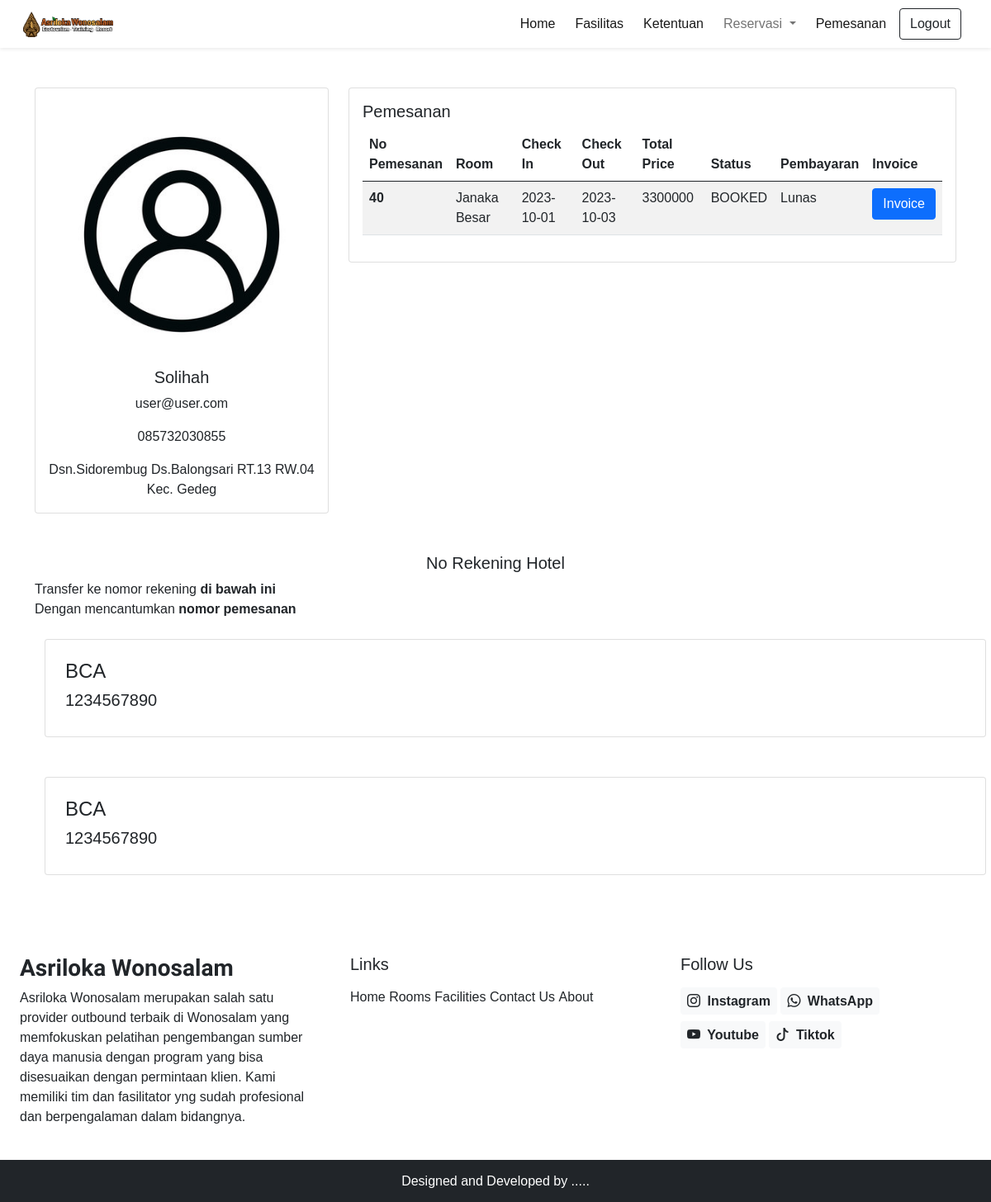
Before: /pemesanan.php (signed in) with the older database file.
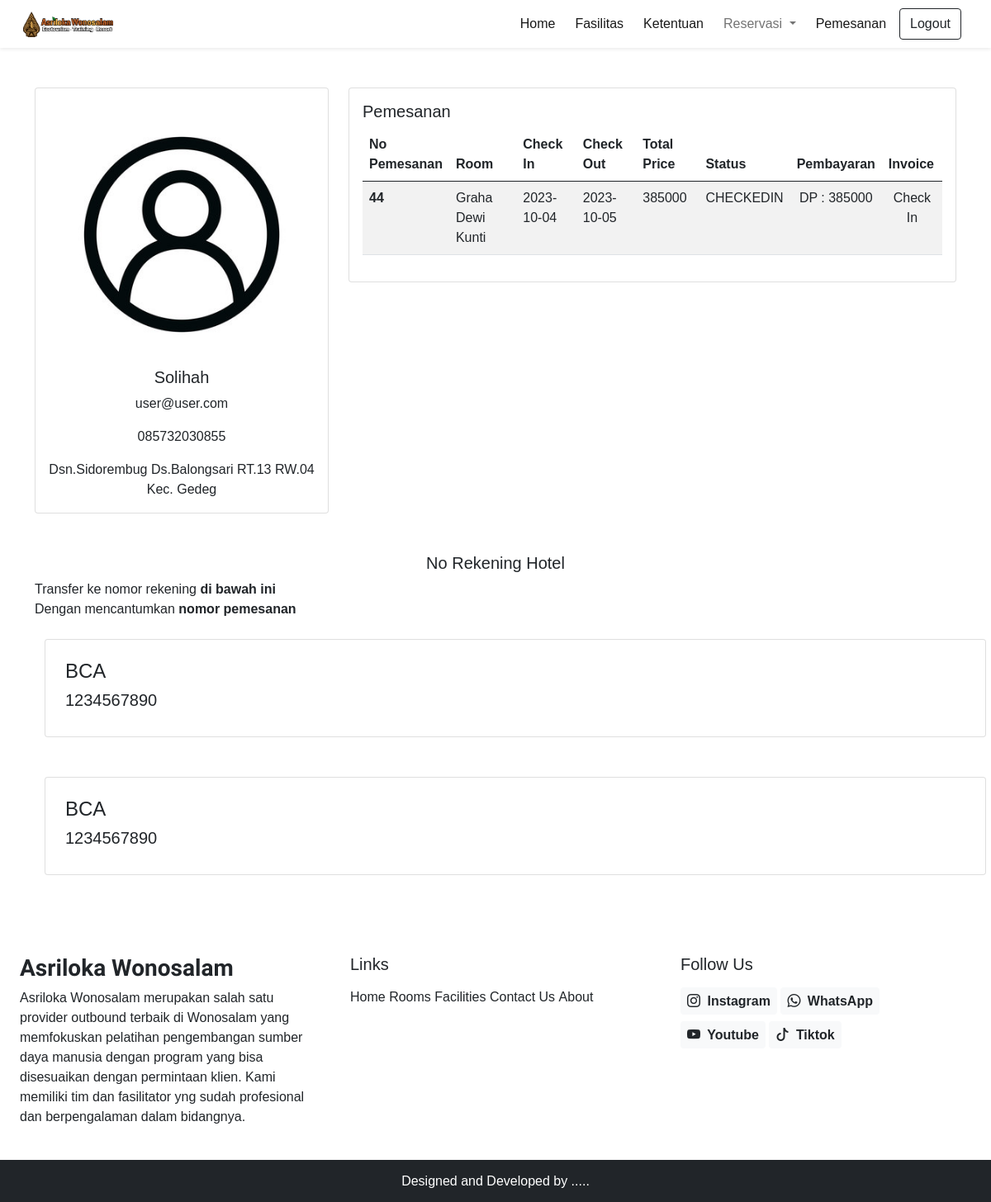
After: the same page with the newer database file.
### tables this page shows
CREATE TABLE `booking` (
  `id` int(11) NOT NULL,
  `userId` int(11) DEFAULT NULL,
  `checkIn` datetime(3) NOT NULL,
  `checkOut` datetime(3) NOT NULL,
  `roomId` int(11) DEFAULT NULL,
  `status` enum('BOOKED','PAYED','CHECKEDIN','CHECKEDOUT','CANCELLED') DEFAULT 'BOOKED',
  `totalPrice` int(50) NOT NULL,
  `bundlingId` int(11) DEFAULT NULL,
  `paymentMethod` enum('DP','FULL') DEFAULT NULL,
  `userPayed` int(50) DEFAULT NULL
);

### app/core/Database.php (called while the page is built, shortened)
<?php
class Database
{
    private $host = DB_HOST;
    private $db_name = DB_NAME;
    public function __construct()
    {
        $dsn = 'mysql:host=' . $this->host . ';dbname=' . $this->db_name;
        $option = [
            PDO::ATTR_PERSISTENT => true,
            PDO::ATTR_ERRMODE => PDO::ERRMODE_EXCEPTION
        ];
    }
}

### lib/db.php (called while the page is built, shortened)
<?php
function select($sql, $values, $datatypes)
{
    $conn = $GLOBALS['conn'];
    $auth['success'] = true;
    if ($auth['success']) {
        if ($stmt = mysqli_prepare($conn, $sql)) {
            mysqli_stmt_bind_param($stmt, $datatypes, ...$values);
            if (mysqli_stmt_execute($stmt)) {
                $res = mysqli_stmt_get_result($stmt);
                return $res;
            } else {
                mysqli_stmt_close($stmt);
                die("Query cannot be executed - Select");
            }
        } else {
            die("Query cannot be prepared - Select");
        }
    } else {
        die("Unauthorized User");
    }
}
?>

### pemesanan.php (the view, shortened to what this page needs)
<!DOCTYPE html>
<html lang="en">
<head>
    <?php require('./admin/inc/links.php'); ?>
</head>
<body>
    <?php require('./inc/header.php'); ?>
    <div class="container mt-5">
        <div class="row">
            <div class="col-md-4  mx-auto">
                <div class="card">
                    <div class="card-body text-center">
                        <?php
                        if (isset($_SESSION['data'])) {
                            if ($user['picture'] != null || $user['picture'] != '') {
                                echo "<img src='assets/images/user/$user[picture]' class='card-img-top' alt='...'>";
                            } else {
                                echo "<img src='assets/images/user/default.jpg' class='card-img-top' alt='...'>";
                            }
                            echo "<h5 class='card-title'>$user[name]</h5>";
                            echo "<p class='card-text'>$user[email]</p>";
                            echo "<p class='card-text'>$user[phone]</p>";
                            echo "<p class='card-text'>$user[address]</p>";
                        } else {
                            echo "<h5 class='text-center'>Silahkan login terlebih dahulu</h5>";
                        }
                        ?>
                    </div>
                </div>
            </div>
            <div class="col-md-8">
                <div class="card">
                    <div class="card-body">
                        <?php
                        if (isset($_SESSION['data'])) {
                            echo "<h5 class='card-title'>Pemesanan</h5>";
                            $sql = "SELECT * FROM booking WHERE userId = ?";
                            $res = select($sql, [$user['id']], 'i');
                            while ($row = mysqli_fetch_assoc($res)) {
                                $booking[] = $row;
                            }
                            foreach ($booking as $key => $value) {
                                if ($value['roomId'] == null) {
                                    $sql = "SELECT * FROM bundling WHERE id = ?";
                                    $res = select($sql, [$value['bundlingId']], 'i');
                                    while ($row = mysqli_fetch_assoc($res)) {
                                        $room[] = $row;
                                    }
                                } else {
                                    $sql = "SELECT * FROM room WHERE id = ?";
                                    $res = select($sql, [$value['roomId']], 'i');
                                    while ($row = mysqli_fetch_assoc($res)) {
                                        $room[] = $row;
                                    }
                                }
                            }
                            $html = "<table class='table table-striped'>";
                            $html .= "<thead>";
                            $html .= "<tr>";
                            $html .= "<th style='width: 10px;'>No Pemesanan</th>";
                            $html .= "<th scope='col'>Room</th>";
                            $html .= "<th scope='col'>Check In</th>";
                            $html .= "<th scope='col'>Check Out</th>";
                            $html .= "<th scope='col'>Total Price</th>";
                            $html .= "<th scope='col'>Status</th>";
                            $html .= "<th scope='col'>Pembayaran</th>";
                            $html .= "<th scope='col'>Invoice</th>";
                            $html .= "</tr>";
                            $html .= "</thead>";
                            $html .= "<tbody>";
                            foreach ($booking as $key => $value) {
                                $html .= "<tr>";
                                $html .= " <th scope='row'>$value[id]</th>";
                                $html .= "<td>";
                                foreach ($room as $k => $v) {
                                    if ($v['id'] == $value['roomId']) {
                                        $html .= "$v[name]";
                                        break;
                                    }
                                }
                                $html .= "<td>" . date('Y-m-d', strtotime($value['checkIn'])) . "</td>";
                                $html .= "<td>" . date('Y-m-d', strtotime($value['checkOut'])) . "</td>";
                                $html .= "<td>$value[totalPrice]</td>";
                                $html .= "<td>$value[status]</td>";
                                $html .= "<td>";
                                if ($value['paymentMethod'] == 'DP') {
                                    $html .= "<div class='text-center'>";
                                    $html .= "DP : $value[userPayed] <br>";
                                    $html .= "</div>";
                                } else {
                                    $html .= "<span>Lunas</span>";
                                }
                                if ($value['status'] == 'BOOKED' && $value['paymentMethod'] == 'DP') {
                                    $_SESSION['sukses'] = "Segera lakukan pembayaran untuk mengkonfirmasi pemesanan anda";
                                    $html .= "<td><div class='text-center'><div>";
                                    $html .= "Menunggu Sisa Pembayaran :";
                                    $html .= "<span class='text-danger'> ";
                                    $html .= $value['totalPrice'] - $value['userPayed'];
                                    $html .= "</span>";
                                    $html .= "</div></div></td>";
                                } else if ($value['status'] == 'CANCELLED') {
                                    $html .= "<td><div class='text-center'><div>";
                                    $html .= "Pemesanan Dibatalkan";
                                    $html .= "</div></div></td>";
                                } else if ($value['status'] == 'CHECKEDIN') {
                                    $html .= "<td><div class='text-center'><div>";
                                    $html .= "Check In";
                                    $html .= "</div></div></td>";
                                } else if ($value['status'] == 'CHECKEDOUT') {
                                    $html .= "<td><div class='text-center'><div>";
                                    $html .= "Check Out";
                                    $html .= "</div></div></td>";
                                } else {
                                    $html .= "<td><a href='invoice.php?booking_id=$value[id]&user_id=$user[id]&room_id=$value[roomId]&check_in=$value[checkIn]&check_out=$value[checkOut]' class='btn btn-primary'>Invoice</a></td>";
                                }
                                $html .= "</tr>";
                            }
                            $html .= "</tbody>";
                            $html .= "</table>";
                            echo $html;
                        }
                        ?>
                    </div>
                </div>
            </div>
            <?php
            if (isset($_SESSION['data'])) {
                echo "<h5 class='text-center mt-5'>No Rekening Hotel</h5>";
                echo "<span class='pl-5'>Transfer ke nomor rekening <strong>di bawah ini</strong></span>";
                echo "<span class='pl-5'>Dengan mencantumkan <strong>nomor pemesanan</strong></span>";
                echo "<div class='card m-4 p-4'>";
                echo "<h4>BCA</h4>";
                echo "<h5>1234567890</h5>";
                echo "</div>";
                echo "<div class='card m-4 p-4'>";
                echo "<h4>BCA</h4>";
                echo "<h5>1234567890</h5>";
                echo "</div>";
            }
            ?>
        </div>
    </div>
</body>
<?php
if (isset($_SESSION['data'])) {
    require('./inc/footer.php');
}
?>
</html>

### admin/inc/links.php (shortened to what this page needs)
<link href="https://cdn.jsdelivr.net/npm/bootstrap@5.0.2/dist/css/bootstrap.min.css" rel="stylesheet">
<link rel="stylesheet" href="https://cdn.jsdelivr.net/npm/bootstrap-icons@1.10.5/font/bootstrap-icons.css">
<link rel="stylesheet" href="css/common.css">

### inc/header.php (shortened to what this page needs)
<?php
require 'app/core/Database.php';
$auth = new AuthController();
?>
<nav class=" navbar navbar-expand-lg navbar-light bg-white px-lg-3 py-lg-2 shadow-sm sticky-top">
    <div class="container-fluid ">
        <a class="navbar-brand me-5" href="index">
            <img width=20% src="./assets/images/logo.png" alt="">
        </a>
        <div class="collapse navbar-collapse" id="navbarSupportedContent">
            <ul class="navbar-nav me-auto mb-2 mb-lg-0">
                <li class="nav-item">
                    <a class="nav-link active me-2" aria-current="page" href="index">Home</a>
                </li>
                <li class="nav-item">
                    <a class="nav-link active me-2" aria-current="page" href="fasilitas">Fasilitas</a>
                </li>
                <li class="nav-item">
                    <a class="nav-link active me-2" aria-current="page" href="ketentuan">Ketentuan</a>
                </li>
                <li class="nav-item dropdown me-2">
                    <a class="nav-link dropdown-toggle" href="#" id="navbarDropdown" role="button"
                        data-bs-toggle="dropdown" aria-expanded="false">
                        Reservasi
                    </a>
                </li>
                <li class="nav-item">
                    <a class="nav-link active me-2" aria-current="page" href="pemesanan">Pemesanan</a>
                </li>
            </ul>
            <div class="d-flex">
                <?php
                $user = '';
                if (isset($_SESSION['data'])) {
                    $user = $_SESSION['data'];
                }
                if (!empty($user)) {
                    echo "<a href='logout' class='btn btn-outline-dark shadow-none me-lg-2 me-3'>Logout</a>";
                }
                ?>
            </div>
        </div>
    </div>
</nav>

### inc/footer.php (shortened to what this page needs)
<div class="container-fluid bg-white mt-5">
    <div class="row">
        <div class="col-lg-4 p-4">
            <h3 class="h-font fw-bold fs-3 mb-2">Asriloka Wonosalam</h3>
            <p>Asriloka Wonosalam merupakan salah satu provider outbound terbaik di Wonosalam yang memfokuskan pelatihan
                pengembangan sumber daya manusia dengan program yang bisa disesuaikan dengan permintaan klien. Kami
                memiliki tim dan fasilitator yng sudah profesional dan berpengalaman dalam bidangnya.</p>
        </div>
        <div class="col-lg-4 p-4">
            <h5 class="mb-3">Links</h5>
            <a href="index.php" class="d-inline-block mb-2 text-dark text-decoration-none">Home</a>
            <a href="rooms.php" class="d-inline-block mb-2 text-dark text-decoration-none">Rooms</a>
            <a href="facilities.php" class="d-inline-block mb-2 text-dark text-decoration-none">Facilities</a>
            <a href="contact.php" class="d-inline-block mb-2 text-dark text-decoration-none">Contact Us</a>
            <a href="about.php" class="d-inline-block mb-2 text-dark text-decoration-none">About</a>
        </div>
        <div class="col-lg-4 p-4">
            <h5 class="mb-3">Follow Us</h5>
            <a href="#" class="d-inline-block text-dark text-decoration-none mb-2">
                <span class="badge bg-light text-dark fs-6 p-2">
                    <i class="bi bi-instagram me-1"></i> Instagram
                </span>
            </a>
            <a href="#" class="d-inline-block text-dark text-decoration-none mb-2">
                <span class="badge bg-light text-dark fs-6 p-2">
                    <i class="bi bi-whatsapp me-1"></i> WhatsApp
                </span>
            </a>
            <br>
            <a href="#" class="d-inline-block text-dark text-decoration-none mb-2">
                <span class="badge bg-light text-dark fs-6 p-2">
                    <i class="bi bi-youtube me-1"></i> Youtube
                </span>
            </a>
            <a href="#" class="d-inline-block text-dark text-decoration-none">
                <span class="badge bg-light text-dark fs-6 p-2">
                    <i class="bi bi-tiktok me-1"></i> Tiktok
                </span>
            </a>
        </div>
    </div>
</div>
<h6 class="text-center bg-dark text-white p-3 m-0">Designed and Developed by .....</h6>

### admin/css/common.css (style rules this page uses)
:root { --teal: #2ec1ac; --teal_hover: #279e8c; }
* { font-family: 'Poppings', sans-serif; }
.h-font { font-family: 'Merienda', cursive; }

Changed rows visible on the page:
removed booking: id "40", value "Janaka Besar", checkIn "2023-10-01", checkOut "2023-10-03", totalPrice "3300000", status "BOOKED", shows "Lunas"
added booking: id "44", value "Graha Dewi Kunti", checkIn "2023-10-04", checkOut "2023-10-05", totalPrice "385000", status "CHECKEDIN", userPayed "385000", status "Check In"
